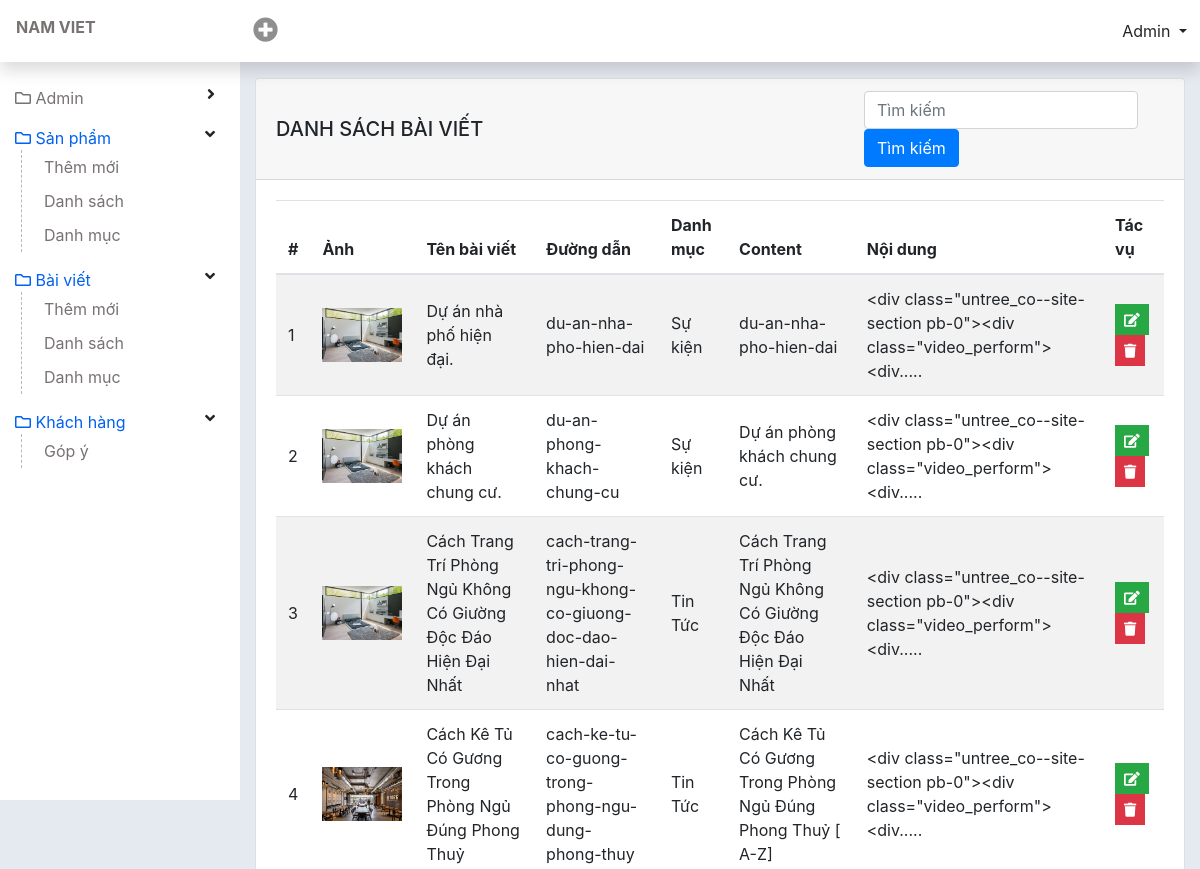
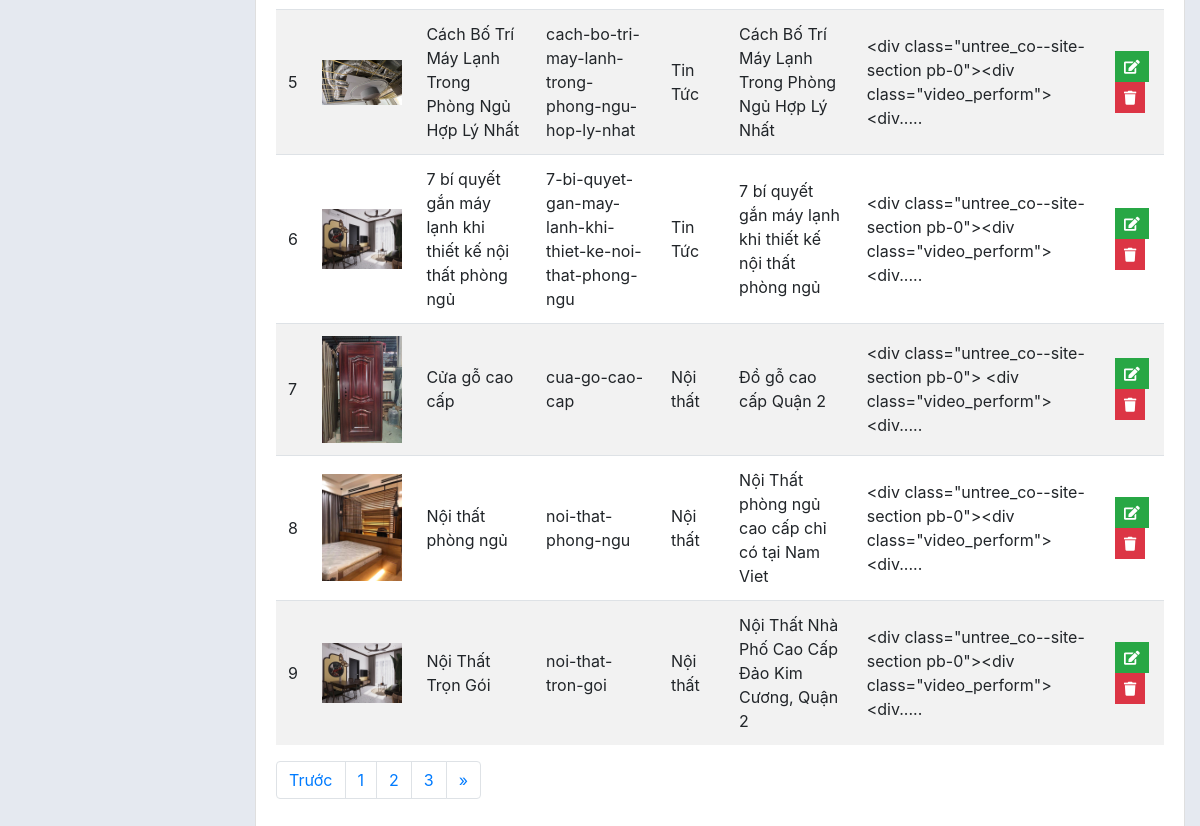
/admin/list-post.php (signed in), run on an earlier commit of the app's database (2 pictures, top to bottom).
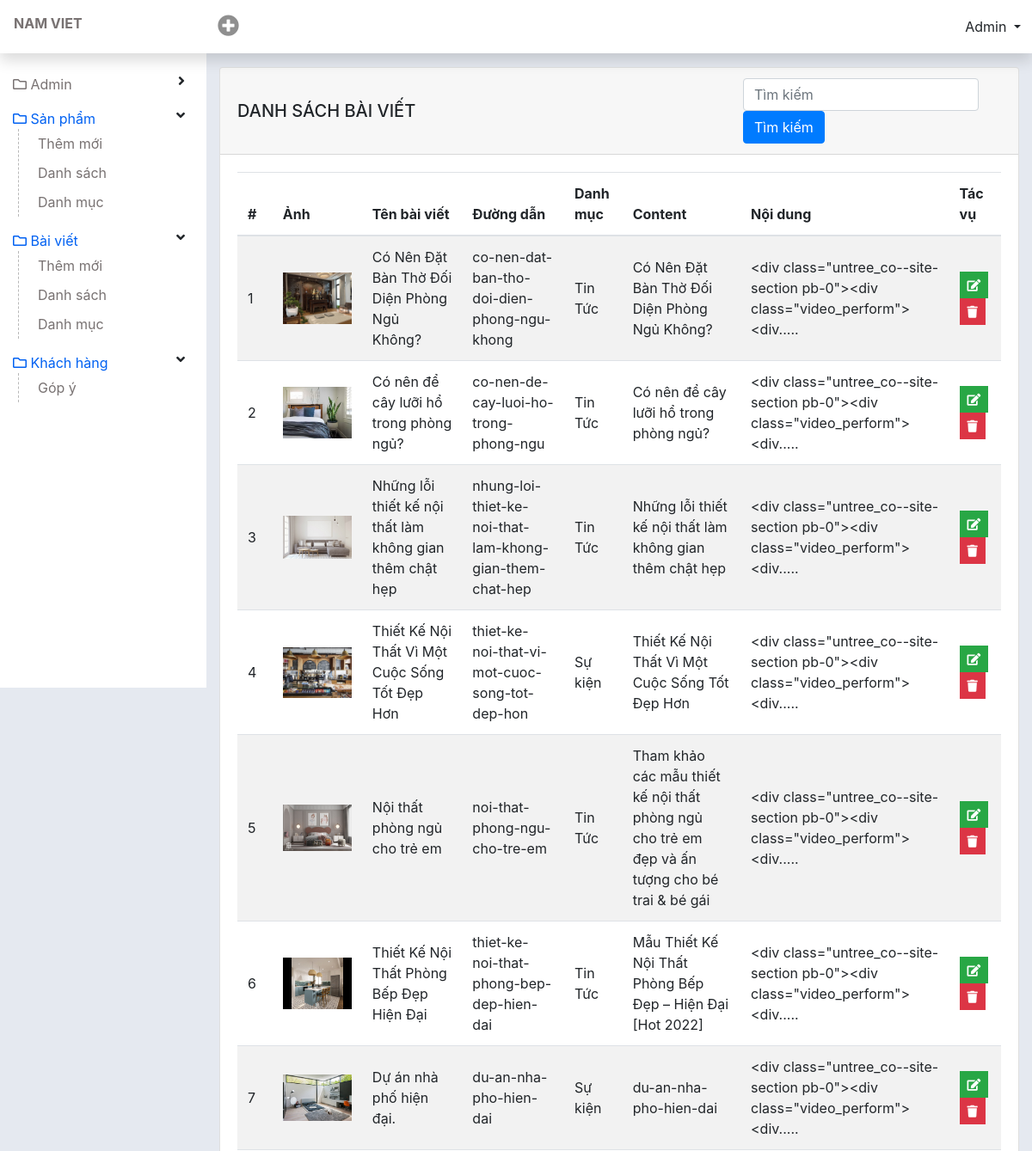
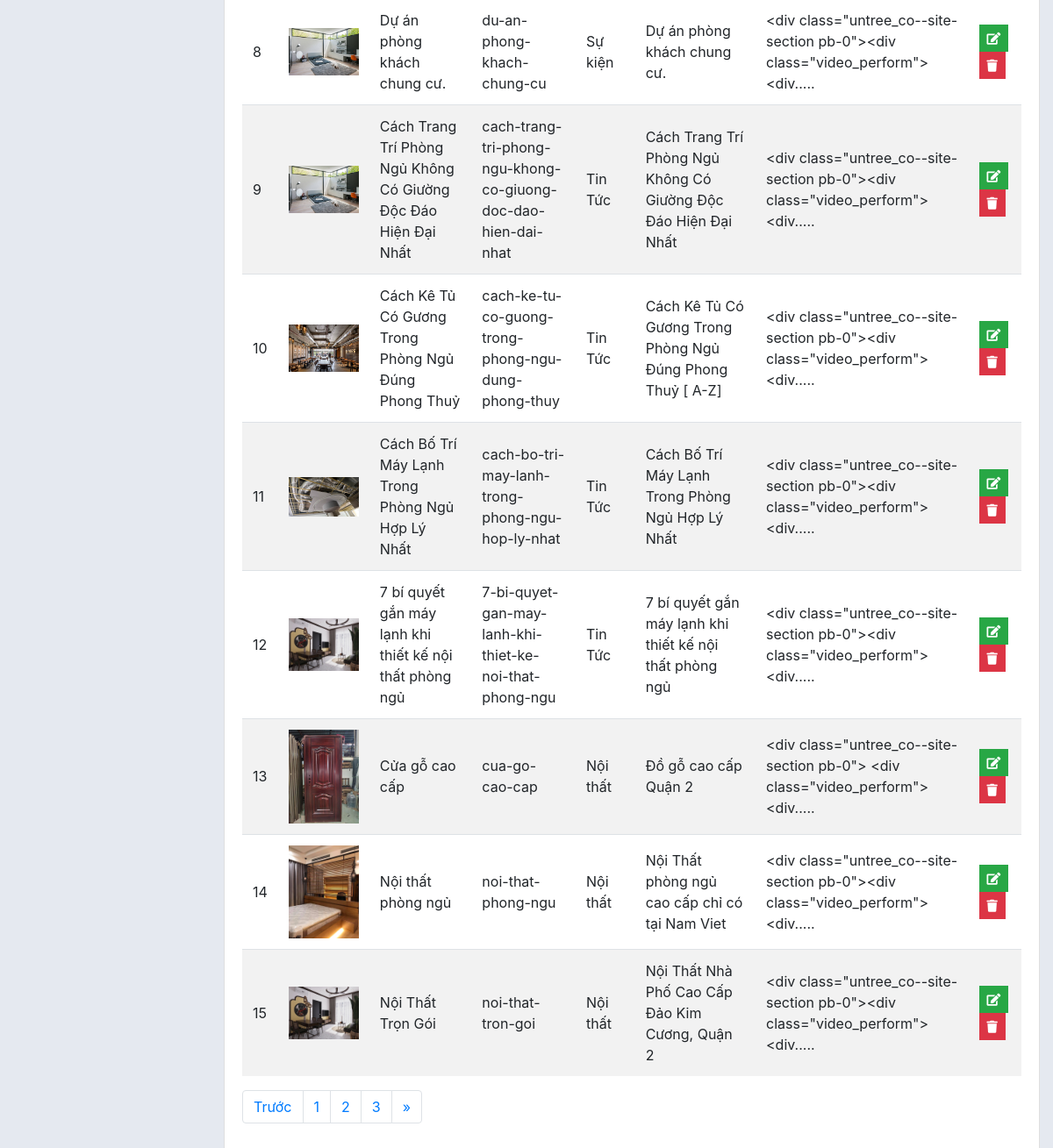
And on a later commit of the database (2 pictures, top to bottom).
### tables this page shows
CREATE TABLE `tbl_post` (
  `id` int(11) NOT NULL,
  `name` varchar(255) NOT NULL,
  `slug` varchar(255) NOT NULL,
  `cat` int(11) NOT NULL,
  `tomtat` text NOT NULL,
  `content` text NOT NULL,
  `noidung` text NOT NULL,
  `times` timestamp NOT NULL DEFAULT current_timestamp() ON UPDATE current_timestamp(),
  `img` varchar(200) NOT NULL
);

CREATE TABLE `tbl_cat_post` (
  `id` int(20) NOT NULL,
  `name` varchar(255) NOT NULL,
  `slug` varchar(255) NOT NULL
);

### lib/database.php (called while the page is built, shortened)
<?php
class Database{
  public $host   = DB_HOST;
  public $user   = DB_USER;
  public $pass   = DB_PASS;
  public $dbname = DB_NAME;
  public $link;
private function connectDB(){
  $this -> link = new mysqli($this->host, $this->user, $this->pass, $this->dbname);
    mysqli_set_charset($this->link, 'UTF8');
}
public function select($query){
  $result = $this->link->query($query) or
  die($this->link->error.__LINE__);
  if($result->num_rows > 0){
    return $result;
  } else {
    return false;
  }
}
}
?>

### classes/post.php (called while the page is built, shortened)
<?php
    $filepath = realpath(dirname(__FILE__));
    include_once ($filepath. '/../lib/database.php');
    include_once ($filepath. '/../helpers/format.php');
?>
<?php
    class post {
        private $db;
        public function __construct() {
            $this->db = new Database();
        }
        public function show_post(){
            $query = "SELECT * FROM tbl_post ORDER BY id DESC";
            $result = $this->db->select($query);
            return $result;
        }
    }
?>

### classes/category.php (called while the page is built, shortened)
<?php
    $filepath = realpath(dirname(__FILE__));
    include_once ($filepath. '/../lib/database.php');
    include_once ($filepath. '/../helpers/format.php');
?>
<?php
    class category {
        private $db;
        public function __construct() {
            $this->db = new Database();
        }
        public function post_get_name_by_cat($cat_id) {
            $query =
            "SELECT tbl_post.*,tbl_cat_post.name, tbl_cat_post.id
            FROM tbl_post,tbl_cat_post
            WHERE tbl_post.cat = tbl_cat_post.id
            AND tbl_post.cat = '$cat_id' ";
            $result = $this->db->select($query);
            return $result;
        }
    }
?>

### helpers/format.php (called while the page is built, shortened)
<?php
class Format{
public function textShorten($text, $limit = 400){
   $text = $text. " ";
   $text = substr($text, 0, $limit);
   $text = substr($text, 0, strrpos($text, ' '));
   $text = $text.".....";
   return $text;
}
}
?>

### admin/list-post.php (the view, shortened to what this page needs)
<?php include 'inc/header.php';?>
<?php include '../classes/category.php';?>
<?php include '../classes/post.php';?>
<?php include_once '../helpers/format.php';?>
<?php
  $fm = new Format();
	$cat = new category();
  $ps = new post();
  $pslist = $ps -> show_post();
?>
<div id="wp-content">
  <div id="content" class="container-fluid">
    <div class="card">
      <div class="card-header font-weight-bold d-flex justify-content-between align-items-center">
        <h5 class="m-0 ">Danh sách bài viết</h5>
        <div class="form-search form-inline">
          <form action="#">
            <input type="" class="form-control form-search" placeholder="Tìm kiếm">
            <input type="submit" name="btn-search" value="Tìm kiếm" class="btn btn-primary">
          </form>
        </div>
      </div>
      <div class="card-body">
        <table class="table table-striped table-checkall">
          <thead>
            <tr>
              <th scope="col">#</th>
              <th scope="col">Ảnh</th>
              <th scope="col">Tên bài viết</th>
              <th scope="col">Đường dẫn</th>
              <th scope="col">Danh mục</th>
              <th scope="col">Content</th>
              <th scope="col">Nội dung</th>
              <th scope="col">Tác vụ</th>
            </tr>
          </thead>
          <tbody>
            <?php
                if($pslist) {
                  $i=0;
                  while($resule = $pslist -> fetch_assoc()){
                    $i++;
              ?>
            <tr class="">
              <td><?php echo $i ?></td>
              <td><img src="../public/images/<?php echo $resule['img'] ?>" alt="" width="80"></td>
              <td><?php echo $resule['name'] ?></td>
              <td><?php echo $resule['slug'] ?></td>
              <td><?php
                $cat_id = $resule['cat'];
                $namebycat = $cat -> post_get_name_by_cat($cat_id);
                if($namebycat) {
                $result_name = $namebycat -> fetch_assoc();
                echo $result_name['name'];
              }
              ?></td>
              <td><?php echo $resule['content'] ?></td>
              <td><?php
            $htmlspecialchars = $fm -> textShorten($resule['noidung'],100);
            echo htmlspecialchars($htmlspecialchars);
            ?></td>
              <td>
                <a href="edit-post.php?postid=<?php echo $resule['id'] ?>"
                  class="btn btn-success btn-sm rounded-0 text-white" type="button" data-toggle="tooltip"
                  data-placement="top" title="Edit"><i class="fa fa-edit"></i></a>
                <a href="?postid=<?php echo $resule['id'] ?>" onclick="return confirm('Bạn có muốn xoá không?')"
                  class="btn btn-danger btn-sm rounded-0 text-white" type="button" data-toggle="tooltip"
                  data-placement="top" title="Delete"><i class="fa fa-trash"></i></a>
              </td>
            </tr>
            <?php } } ?>
          </tbody>
        </table>
        <nav aria-label="Page navigation example">
          <ul class="pagination">
            <li class="page-item">
              <a class="page-link" href="#" aria-label="Previous">
                <span aria-hidden="true">Trước</span>
              </a>
            </li>
            <li class="page-item"><a class="page-link" href="#">1</a></li>
            <li class="page-item"><a class="page-link" href="#">2</a></li>
            <li class="page-item"><a class="page-link" href="#">3</a></li>
            <li class="page-item">
              <a class="page-link" href="#" aria-label="Next">
                <span aria-hidden="true">&raquo;</span>
              </a>
            </li>
          </ul>
        </nav>
      </div>
    </div>
  </div>
</div>
<?php include 'inc/footer.php';?>

### admin/inc/header.php (shortened to what this page needs)
<!DOCTYPE html>
<html lang="en">
<head>
  <link rel="stylesheet" href="https://stackpath.bootstrapcdn.com/bootstrap/4.3.1/css/bootstrap.min.css"
>
  <link rel="stylesheet" href="https://cdnjs.cloudflare.com/ajax/libs/font-awesome/5.13.1/css/all.min.css">
  <link rel="stylesheet" href="./css/style.css">
</head>
<body>
  <div id="warpper" class="nav-fixed">
    <nav class="topnav shadow navbar-light bg-white d-flex">
      <div class="navbar-brand"><a href="./">NAM VIET</a></div>
      <div class="nav-right ">
        <div class="btn-group mr-auto">
          <button type="button" class="btn dropdown" data-toggle="dropdown" aria-haspopup="true" aria-expanded="false">
            <i class="plus-icon fas fa-plus-circle"></i>
          </button>
        </div>
        <div class="btn-group">
          <button type="button" class="btn dropdown-toggle" data-toggle="dropdown" aria-haspopup="true"
            aria-expanded="false">
            Admin
          </button>
        </div>
      </div>
    </nav>
    <div id="page-body" class="d-flex">
      <div id="sidebar" class="bg-white">
        <ul id="sidebar-menu">
          <li class="nav-link">
            <a href="./">
              <div class="nav-link-icon d-inline-flex">
                <i class="far fa-folder"></i>
              </div>
              Admin
            </a>
            <i class="arrow fas fa-angle-right"></i>
          </li>
          <li class="nav-link active">
            <a href="list-product.php">
              <div class="nav-link-icon d-inline-flex">
                <i class="far fa-folder"></i>
              </div>
              Sản phẩm
            </a>
            <i class="arrow fas fa-angle-down"></i>
            <ul class="sub-menu">
              <li><a href="add-product.php">Thêm mới</a></li>
              <li><a href="list-product.php">Danh sách</a></li>
              <li><a href="cat-product.php">Danh mục</a></li>
            </ul>
          </li>
          <li class="nav-link active">
            <a href="list-product.php">
              <div class="nav-link-icon d-inline-flex">
                <i class="far fa-folder"></i>
              </div>
              Bài viết
            </a>
            <i class="arrow fas fa-angle-down"></i>
            <ul class="sub-menu">
              <li><a href="add-post.php">Thêm mới</a></li>
              <li><a href="list-post.php">Danh sách</a></li>
              <li><a href="cat-post.php">Danh mục</a></li>
            </ul>
          </li>
          <li class="nav-link active">
            <a href="list-product.php">
              <div class="nav-link-icon d-inline-flex">
                <i class="far fa-folder"></i>
              </div>
              Khách hàng
            </a>
            <i class="arrow fas fa-angle-down"></i>
            <ul class="sub-menu">
              <li><a href="list-contact.php">Góp ý</a></li>
            </ul>
          </li>
        </ul>
      </div>

### admin/inc/footer.php (shortened to what this page needs)
</div>
</div>
</body>
</html>

### admin/css/style.css (style rules this page uses)
a { color: #787272; }
.topnav .navbar-brand { width: 15rem; padding-left: 1rem; padding-right: 1rem; margin: 0; font-size: 1rem; font-weight: 700; }
.topnav { padding-left: 0; padding: 10px 0px; z-index: 1039; }
.plus-icon { font-size: 25px; color: #8f8f8f; }
.nav-right { flex: 1; justify-content: space-between; display: flex; }
#sidebar { width: 15rem; height: 100vh; z-index: 500; padding-top: 3.625rem; position: fixed; top: 0px; left: 0; }
#wp-content { flex: auto; min-height: 100vh; padding-top: 3.625rem; padding-left: 15rem; }
#content { padding-top: 20px; padding-bottom: 20px; }
#content .card-header { text-transform: uppercase; }
.nav-fixed .topnav { position: fixed; top: 0; right: 0; left: 0; z-index: 1030; }
ul#sidebar-menu * { list-style: none; padding-left: 0; }
#sidebar-menu { padding: 20px 15px; }
.nav-link { display: block; padding: 0.5rem 1rem; position: relative; }
.nav-link.active > a, .nav-link:hover > li > a { color: #0061f2; }
.nav-link .arrow { position: absolute; right: 10px; cursor: pointer; }
#sidebar-menu .sub-menu { padding-left: 22px; border-left: 1px dashed #b8b8b8; margin-left: 6px; display: none; }
#sidebar-menu .sub-menu li a { display: block; padding: 5px 0px; }
#page-body { background-color: #e5e9f0; }
.form-search { width: 300px; }
.table tr td { vertical-align: middle; }

What changed in the data, as far as the page shows it:
added tbl_post: img (picture), name "Có Nên Đặt Bàn Thờ Đối Diện Phòng Ngủ Không?", slug "co-nen-dat-ban-tho-doi-dien-phong-ngu-khong", tbl_cat_post.name "Tin Tức", content "Có Nên Đặt Bàn Thờ Đối Diện Phòng Ngủ Không?", noidung "<div class=\"untree_co--site-section pb-0\"><div class=\"video_perform\"><div....."
added tbl_post: img (picture), name "Có nên để cây lưỡi hổ trong phòng ngủ?", slug "co-nen-de-cay-luoi-ho-trong-phong-ngu", tbl_cat_post.name "Tin Tức", content "Có nên để cây lưỡi hổ trong phòng ngủ?", noidung "<div class=\"untree_co--site-section pb-0\"><div class=\"video_perform\"><div....."
added tbl_post: img (picture), name "Những lỗi thiết kế nội thất làm không gian thêm chật hẹp", slug "nhung-loi-thiet-ke-noi-that-lam-khong-gian-them-chat-hep", tbl_cat_post.name "Tin Tức", content "Những lỗi thiết kế nội thất làm không gian thêm chật hẹp", noidung "<div class=\"untree_co--site-section pb-0\"><div class=\"video_perform\"><div....."
added tbl_post: img (picture), name "Thiết Kế Nội Thất Vì Một Cuộc Sống Tốt Đẹp Hơn", slug "thiet-ke-noi-that-vi-mot-cuoc-song-tot-dep-hon", tbl_cat_post.name "Sự kiện", content "Thiết Kế Nội Thất Vì Một Cuộc Sống Tốt Đẹp Hơn", noidung "<div class=\"untree_co--site-section pb-0\"><div class=\"video_perform\"><div....."
added tbl_post: img (picture), name "Nội thất phòng ngủ cho trẻ em", slug "noi-that-phong-ngu-cho-tre-em", tbl_cat_post.name "Tin Tức", content "Tham khảo các mẫu thiết kế nội thất phòng ngủ cho trẻ em đẹp và ấn tượng cho bé trai & bé gái", noidung "<div class=\"untree_co--site-section pb-0\"><div class=\"video_perform\"><div....."
added tbl_post: img (picture), name "Thiết Kế Nội Thất Phòng Bếp Đẹp Hiện Đại", slug "thiet-ke-noi-that-phong-bep-dep-hien-dai", tbl_cat_post.name "Tin Tức", content "Mẫu Thiết Kế Nội Thất Phòng Bếp Đẹp – Hiện Đại [Hot 2022]", noidung "<div class=\"untree_co--site-section pb-0\"><div class=\"video_perform\"><div....."
